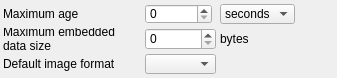
<?xml version="1.0" encoding="UTF-8"?>
<ui version="4.0">
 <class>XhtmlOptions</class>
 <widget class="QWidget" name="XhtmlOptions">
  <property name="geometry">
   <rect>
    <x>0</x>
    <y>0</y>
    <width>337</width>
    <height>78</height>
   </rect>
  </property>
  <property name="sizePolicy">
   <sizepolicy hsizetype="Expanding" vsizetype="Maximum">
    <horstretch>0</horstretch>
    <verstretch>0</verstretch>
   </sizepolicy>
  </property>
  <property name="windowTitle">
   <string>HTML options</string>
  </property>
  <layout class="QGridLayout" name="gridLayout">
   <property name="leftMargin">
    <number>3</number>
   </property>
   <property name="topMargin">
    <number>4</number>
   </property>
   <property name="rightMargin">
    <number>3</number>
   </property>
   <property name="bottomMargin">
    <number>4</number>
   </property>
   <property name="spacing">
    <number>4</number>
   </property>
   <item row="0" column="1">
    <widget class="QSpinBox" name="spbMaxAge">
     <property name="sizePolicy">
      <sizepolicy hsizetype="Maximum" vsizetype="Maximum">
       <horstretch>0</horstretch>
       <verstretch>0</verstretch>
      </sizepolicy>
     </property>
     <property name="minimumSize">
      <size>
       <width>60</width>
       <height>20</height>
      </size>
     </property>
     <property name="maximumSize">
      <size>
       <width>16777215</width>
       <height>16777215</height>
      </size>
     </property>
     <property name="inputMethodHints">
      <set>Qt::ImhDigitsOnly</set>
     </property>
     <property name="maximum">
      <number>2147483647</number>
     </property>
     <property name="value">
      <number>0</number>
     </property>
    </widget>
   </item>
   <item row="0" column="2">
    <widget class="QComboBox" name="cmbAgeUnits">
     <property name="sizePolicy">
      <sizepolicy hsizetype="Fixed" vsizetype="Preferred">
       <horstretch>0</horstretch>
       <verstretch>0</verstretch>
      </sizepolicy>
     </property>
     <property name="minimumSize">
      <size>
       <width>60</width>
       <height>20</height>
      </size>
     </property>
     <property name="maximumSize">
      <size>
       <width>16777215</width>
       <height>16777215</height>
      </size>
     </property>
     <item>
      <property name="text">
       <string notr="true">seconds</string>
      </property>
     </item>
     <item>
      <property name="text">
       <string notr="true">minutes</string>
      </property>
     </item>
     <item>
      <property name="text">
       <string notr="true">hours</string>
      </property>
     </item>
     <item>
      <property name="text">
       <string notr="true">days</string>
      </property>
     </item>
     <item>
      <property name="text">
       <string notr="true">weeks</string>
      </property>
     </item>
     <item>
      <property name="text">
       <string notr="true">months</string>
      </property>
     </item>
     <item>
      <property name="text">
       <string notr="true">years</string>
      </property>
     </item>
    </widget>
   </item>
   <item row="0" column="0">
    <widget class="QLabel" name="lblMaxAge">
     <property name="minimumSize">
      <size>
       <width>0</width>
       <height>0</height>
      </size>
     </property>
     <property name="maximumSize">
      <size>
       <width>16777215</width>
       <height>16777215</height>
      </size>
     </property>
     <property name="text">
      <string>Maximum age</string>
     </property>
    </widget>
   </item>
   <item row="2" column="1">
    <widget class="QComboBox" name="cmbDefImageFormat">
     <property name="sizePolicy">
      <sizepolicy hsizetype="Preferred" vsizetype="Maximum">
       <horstretch>0</horstretch>
       <verstretch>0</verstretch>
      </sizepolicy>
     </property>
     <property name="minimumSize">
      <size>
       <width>60</width>
       <height>20</height>
      </size>
     </property>
    </widget>
   </item>
   <item row="1" column="1">
    <widget class="QSpinBox" name="spbMaxEmbedDataSize">
     <property name="sizePolicy">
      <sizepolicy hsizetype="Preferred" vsizetype="Maximum">
       <horstretch>0</horstretch>
       <verstretch>0</verstretch>
      </sizepolicy>
     </property>
     <property name="minimumSize">
      <size>
       <width>60</width>
       <height>20</height>
      </size>
     </property>
     <property name="maximumSize">
      <size>
       <width>16777215</width>
       <height>16777215</height>
      </size>
     </property>
     <property name="maximum">
      <number>65535</number>
     </property>
     <property name="value">
      <number>0</number>
     </property>
    </widget>
   </item>
   <item row="2" column="0">
    <widget class="QLabel" name="lblDefImageFormat">
     <property name="minimumSize">
      <size>
       <width>0</width>
       <height>0</height>
      </size>
     </property>
     <property name="text">
      <string>Default image format</string>
     </property>
    </widget>
   </item>
   <item row="1" column="2">
    <widget class="QLabel" name="lblBytes">
     <property name="text">
      <string notr="true">bytes</string>
     </property>
    </widget>
   </item>
   <item row="1" column="0">
    <widget class="QLabel" name="lblMaxEmbedDataSize">
     <property name="sizePolicy">
      <sizepolicy hsizetype="Preferred" vsizetype="Preferred">
       <horstretch>0</horstretch>
       <verstretch>0</verstretch>
      </sizepolicy>
     </property>
     <property name="minimumSize">
      <size>
       <width>0</width>
       <height>0</height>
      </size>
     </property>
     <property name="maximumSize">
      <size>
       <width>16777215</width>
       <height>16777215</height>
      </size>
     </property>
     <property name="text">
      <string>Maximum embedded data size </string>
     </property>
     <property name="wordWrap">
      <bool>true</bool>
     </property>
    </widget>
   </item>
   <item row="1" column="3">
    <spacer name="horizontalSpacer">
     <property name="orientation">
      <enum>Qt::Horizontal</enum>
     </property>
     <property name="sizeHint" stdset="0">
      <size>
       <width>40</width>
       <height>20</height>
      </size>
     </property>
    </spacer>
   </item>
  </layout>
 </widget>
 <resources/>
 <connections>
  <connection>
   <sender>spbMaxEmbedDataSize</sender>
   <signal>valueChanged(int)</signal>
   <receiver>XhtmlOptions</receiver>
   <slot>onMaxEmbedChanged(int)</slot>
   <hints>
    <hint type="sourcelabel">
     <x>228</x>
     <y>101</y>
    </hint>
    <hint type="destinationlabel">
     <x>188</x>
     <y>70</y>
    </hint>
   </hints>
  </connection>
  <connection>
   <sender>spbMaxAge</sender>
   <signal>valueChanged(int)</signal>
   <receiver>XhtmlOptions</receiver>
   <slot>onMaxAgeChanged(int)</slot>
   <hints>
    <hint type="sourcelabel">
     <x>228</x>
     <y>79</y>
    </hint>
    <hint type="destinationlabel">
     <x>188</x>
     <y>70</y>
    </hint>
   </hints>
  </connection>
 </connections>
 <slots>
  <slot>onMaxEmbedChanged(int)</slot>
  <slot>onMaxAgeChanged(int)</slot>
 </slots>
</ui>
